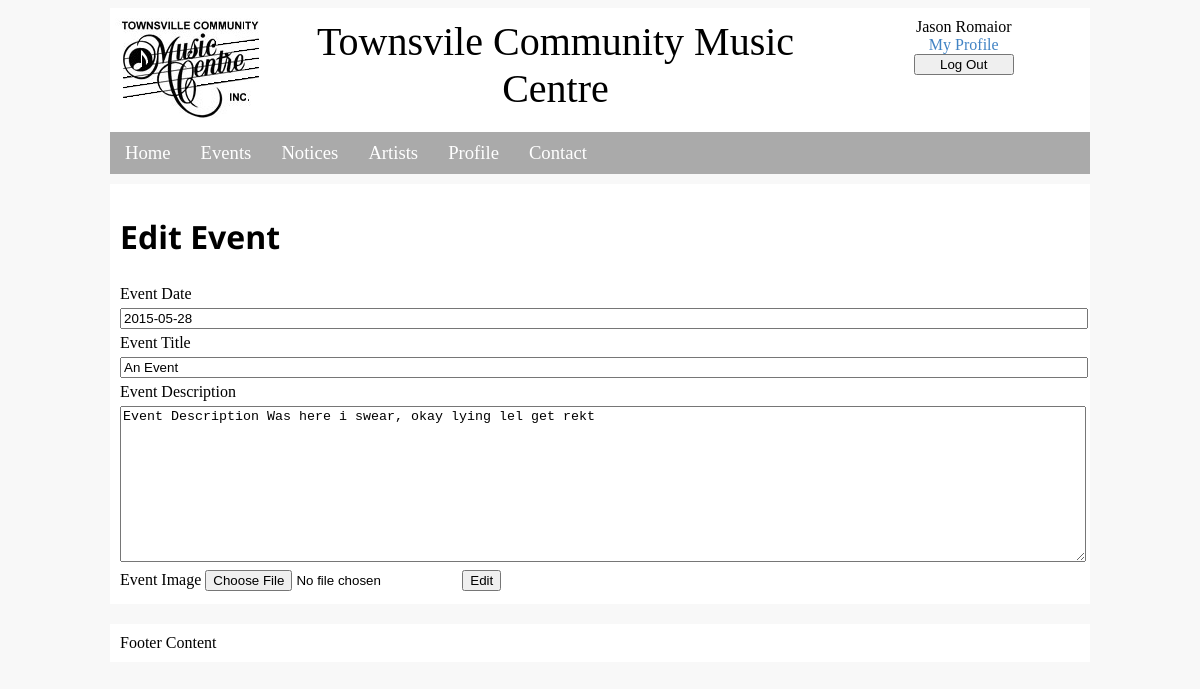
The page /edit_event.php?event_id=1 (signed in) on the database its author committed.
### tables this page shows
CREATE TABLE Event (
Event_Id INTEGER PRIMARY KEY,
Event_Date TEXT,
Event_Title TEXT,
Event_Descrip TEXT
);

### edit_event.php (the view, shortened to what this page needs)
<!doctype html>
<html>
<head>
	<link href="mainstyle.css" rel="stylesheet" type="text/css">
	<link rel="stylesheet" href="//code.jquery.com/ui/1.11.4/themes/smoothness/jquery-ui.css">
</head>
<body>
<?php include('template/header.php'); ?>
<?php include('template/inc_nav.php'); ?>
<div class="allContent bgPrimary">
    <div class="mainContent">
    	<?php
		include("db_connect.php");
		if(isset($_SESSION["Member_Id"])){
			$event_id = $_GET["event_id"];
			$event_stmt = $dbh->prepare("Select * From Event WHERE Event_Id=:event_id");
			$event_stmt->execute(array(":event_id" => $event_id));
			$row = $event_stmt->fetch();
			if($_SESSION["AuthLevel"] == 1){
				$event_description = $row["Event_Descrip"];
				$event_date = $row["Event_Date"];
				$event_title = $row["Event_Title"];
			}
			else {
				echo "Only the admin can edit events";
			}
		}
	?>
      <h1>Edit Event</h1>
   	<form name="loginForm" method="post" action='events.php?action=edit_event&event_id=<?php echo $_GET["event_id"]; ?>'  onsubmit="return input_validate_event()" enctype="multipart/form-data">
		<label class="label">Event Date</label>
		<input class="full_width" name="event_date" type="text"  placeholder="Event Date" id="event_date" value=<?php echo $event_date; ?>>
		<label class="label">Event Title</label>
		<input class="full_width" name="event_title" type="text"  placeholder="Event title" id="event_title" <?php echo "value='". $event_title . "'"; ?>>
		<label class="label">Event Description</label>
		<textarea class="full_width no_resize" name="event_description" id="event_description" rows="10" ><?php echo $event_description; ?></textarea>
		<label class="label">Event Image</label>
		<input type="file" name="event_image" id="event_image">
		<input type="submit" name="button" value="Edit" >
	</form>
    </div>
</div>
<div class="wrapper bgPrimary">
    <div class="footer">
        Footer Content
    </div>
</div>
</body>
</html>

### mainstyle.css (style rules this page uses)
.wrapper { margin-left: auto; margin-right: auto; width: 980px; }
.bgPrimary { background-color: #FFFFFF; }
.footer { padding: 10px; margin-top: 20px; }
.mainContent { padding: 10px; }
.allContent { margin-left: auto; margin-right: auto; width: 980px; display:table; }
h1 { font-family: 'Open Sans', sans-serif; }
body { background-color: #f8f8f8; }
.label { text-decoration: bold; margin-top: 5px; margin-bottom: 5px; display: inline-block; }
.full_width { width: 100%; }
.no_resize { resize: vertical; }

### rows shown on the page
event: event_date "2015-05-28", event_title "An Event", event_description "Event Description Was here i swear, okay lying lel get rekt"

### other values the page prints
$_SESSION['Name'] "Jason Romaior"
